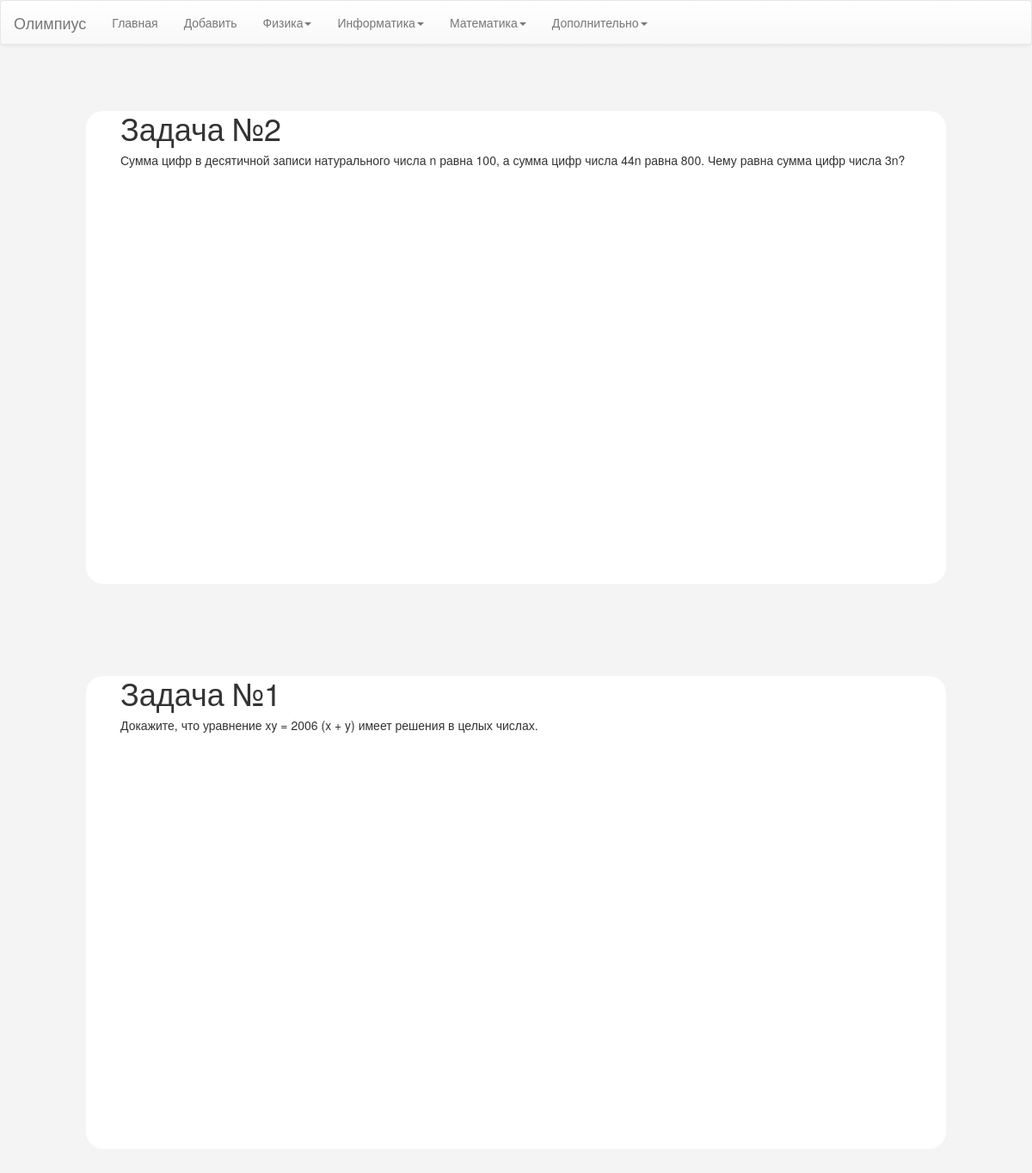
The page /math on the database its author committed.
### data/zadachi.py (models this page shows)
class Zadacha(SqlAlchemyBase, UserMixin, SerializerMixin):
    __tablename__ = 'zadachi'
    id = sqlalchemy.Column(sqlalchemy.Integer,
                           primary_key=True, autoincrement=True)
    about = sqlalchemy.Column(sqlalchemy.String)
    chel = sqlalchemy.Column(sqlalchemy.String)
    zadacha = sqlalchemy.Column(sqlalchemy.String)
    predmet = sqlalchemy.Column(sqlalchemy.String)
    image = sqlalchemy.Column(sqlalchemy.String)

### app.py (the view)
@app.route('/math')
def math():
    return render_template('zadachka.html', zadacha_list=otobrazh('Математика'))

### app.py (called while the page is built)
def otobrazh(predmet):
    db_session.global_init("db/olymp.sqlite")
    session = db_session.create_session()
    spi = list()
    for mast in reversed(list(session.query(Zadacha).filter(Zadacha.predmet == predmet))):
        z = list()
        z.append(mast.about)
        z.append(mast.zadacha)
        if mast.image is None:
            z.append('0')
        else:
            z.append(mast.image)
        spi.append(z)
    return spi

### data/db_session.py (called while the page is built, shortened)
def global_init(db_file):
    global __factory
    if __factory:
        return

def create_session() -> Session:
    global __factory
    return __factory()

### templates/zadachka.html
{% extends "base1.html" %}
{% block content %}
{% for i in zadacha_list %}
<div class="bozhestw" style="width: 1000px;">
    {% if i[2] != '0' %}
    <img src="{{i[2]}}">
    <h1>{{i[0]}}</h1>
    <h5>{{i[1]}}</h5>
    {% else %}
    <h1>{{i[0]}}</h1>
    <h5>{{i[1]}}</h5>
    {% endif %}
</div>
<div style="height: 50px;"></div>
{% endfor %}
{% endblock %}

### static/css/style.css (style rules this page uses)
.bozhestw { width: 450px; height: 550px; margin: auto; background-color: white; margin-top: 5%; padding-left: 40px; border-radius: 20px; }
.bozhestw { border-radius: 20px; }
.bod { background-color: #F4F4F4; }

### rows shown on the page
Zadacha: about "Задача №2", zadacha "Сумма цифр в десятичной записи натурального числа n равна 100, а сумма цифр числа 44n равна 800. Чему равна сумма цифр числа 3n?"
Zadacha: about "Задача №1", zadacha "Докажите, что уравнение xy = 2006 (x + y) имеет решения в целых числах."
